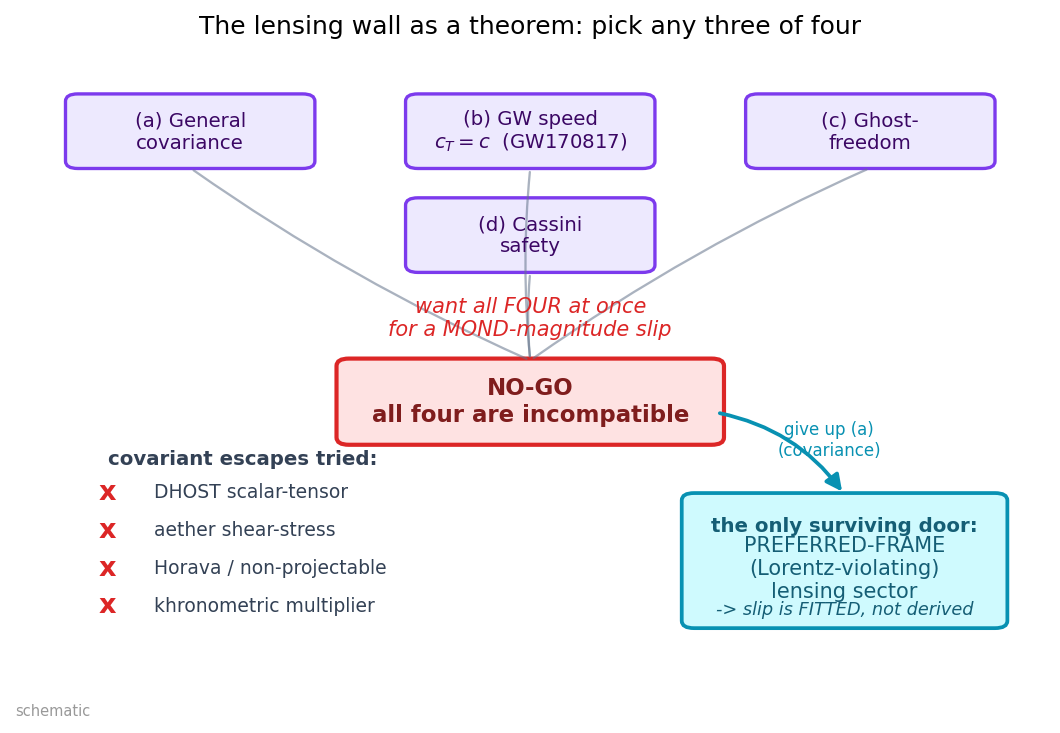

This figure's Python source:
import numpy as np, matplotlib
matplotlib.use("Agg")
import matplotlib.pyplot as plt
from matplotlib.patches import FancyBboxPatch, FancyArrowPatch
plt.rcParams.update({"figure.dpi":150,"savefig.dpi":150,"font.size":11,
    "axes.grid":False,"axes.spines.top":False,"axes.spines.right":False,
    "axes.titlesize":12,"figure.facecolor":"white","axes.facecolor":"white"})
C_FW="#7c3aed"; C_NEWTON="#64748b"; C_MOND="#0891b2"; C_DATA="#dc2626"

fig, ax = plt.subplots(figsize=(7.2,5.0))
ax.set_xlim(0,10); ax.set_ylim(0,10); ax.axis("off")

# four requirements as boxes around the top
reqs = [
    (1.7, 8.6, "(a) General\ncovariance"),
    (5.0, 8.6, "(b) GW speed\n$c_T=c$  (GW170817)"),
    (8.3, 8.6, "(c) Ghost-\nfreedom"),
    (5.0, 6.9, "(d) Cassini\nsafety"),
]
for (x,y,t) in reqs:
    box = FancyBboxPatch((x-1.15,y-0.55), 2.3, 1.1, boxstyle="round,pad=0.06,rounding_size=0.12",
                         fc="#ede9fe", ec=C_FW, lw=1.6)
    ax.add_patch(box)
    ax.text(x, y, t, ha="center", va="center", fontsize=9.5, color="#3b0764")

ax.text(5.0, 5.55, "want all FOUR at once\nfor a MOND-magnitude slip", ha="center", va="center",
        fontsize=10, style="italic", color=C_DATA)

# central RESULT box
result = FancyBboxPatch((3.2,3.55), 3.6, 1.25, boxstyle="round,pad=0.08,rounding_size=0.12",
                        fc="#fee2e2", ec=C_DATA, lw=2.0)
ax.add_patch(result)
ax.text(5.0, 4.18, "NO-GO\nall four are incompatible", ha="center", va="center",
        fontsize=11, fontweight="bold", color="#7f1d1d")

# arrows from the four reqs converging to result
for (x,y,_) in reqs:
    ar = FancyArrowPatch((x, y-0.6), (5.0, 4.85), arrowstyle="-", color=C_NEWTON,
                         lw=1.1, alpha=0.55, connectionstyle="arc3,rad=0.05")
    ax.add_patch(ar)

# the four covariant escape routes that were TRIED -> all close
routes = [
    "DHOST scalar-tensor",
    "aether shear-stress",
    "Horava / non-projectable",
    "khronometric multiplier",
]
rx0 = 0.9
for i, r in enumerate(routes):
    yy = 2.7 - i*0.62
    ax.text(rx0, yy, "x", ha="center", va="center", fontsize=13, fontweight="bold", color=C_DATA)
    ax.text(rx0+0.45, yy, r, ha="left", va="center", fontsize=9, color="#334155")
ax.text(rx0+0.0, 3.25, "covariant escapes tried:", ha="left", va="center",
        fontsize=9.5, fontweight="bold", color="#334155")

# the only surviving door
door = FancyBboxPatch((6.55,0.55), 3.0, 2.05, boxstyle="round,pad=0.08,rounding_size=0.12",
                      fc="#cffafe", ec=C_MOND, lw=1.8)
ax.add_patch(door)
ax.text(8.05, 2.15, "the only surviving door:", ha="center", va="center",
        fontsize=9.5, fontweight="bold", color="#155e75")
ax.text(8.05, 1.45, "PREFERRED-FRAME\n(Lorentz-violating)\nlensing sector", ha="center", va="center",
        fontsize=10, color="#155e75")
ax.text(8.05, 0.78, "-> slip is FITTED, not derived", ha="center", va="center",
        fontsize=8.5, style="italic", color="#155e75")

ar2 = FancyArrowPatch((6.8,4.0), (8.05,2.65), arrowstyle="-|>", color=C_MOND, lw=1.8,
                      mutation_scale=16, connectionstyle="arc3,rad=-0.2")
ax.add_patch(ar2)
ax.text(7.9, 3.55, "give up (a)\n(covariance)", ha="center", va="center", fontsize=8, color=C_MOND)

ax.set_title("The lensing wall as a theorem: pick any three of four", fontsize=12)
ax.text(0.0, -0.1, "schematic", ha="left", va="bottom", fontsize=7, color="#999999", transform=ax.transAxes)
fig.tight_layout(); fig.savefig("ch28_nogo_four_requirements.png", bbox_inches="tight"); print("ok")
